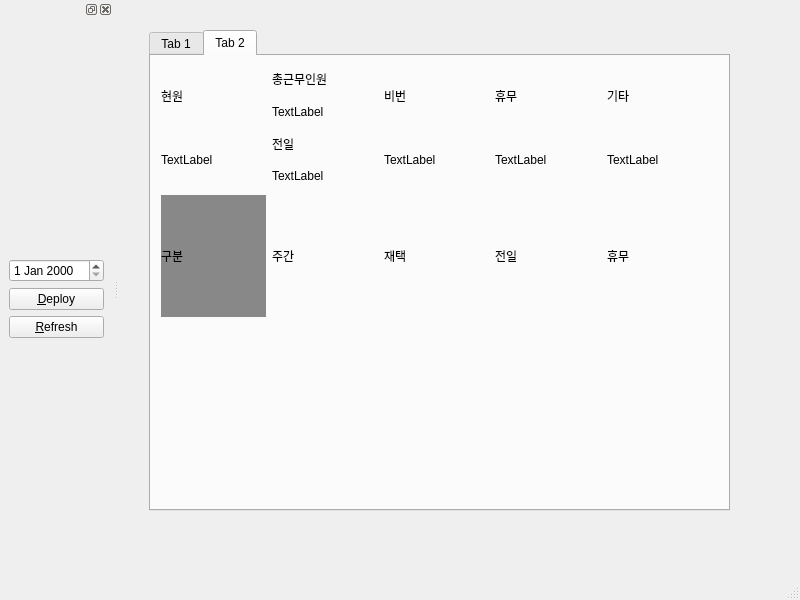
<?xml version="1.0" encoding="UTF-8"?>
<ui version="4.0">
 <class>MainWindow</class>
 <widget class="QMainWindow" name="MainWindow">
  <property name="geometry">
   <rect>
    <x>0</x>
    <y>0</y>
    <width>800</width>
    <height>600</height>
   </rect>
  </property>
  <property name="windowTitle">
   <string>MainWindow</string>
  </property>
  <widget class="QWidget" name="centralwidget">
   <widget class="QTabWidget" name="tabWidget">
    <property name="geometry">
     <rect>
      <x>30</x>
      <y>30</y>
      <width>581</width>
      <height>481</height>
     </rect>
    </property>
    <property name="currentIndex">
     <number>1</number>
    </property>
    <widget class="QWidget" name="month_tab">
     <attribute name="title">
      <string>Tab 1</string>
     </attribute>
     <widget class="QWidget" name="verticalLayoutWidget">
      <property name="geometry">
       <rect>
        <x>10</x>
        <y>10</y>
        <width>160</width>
        <height>118</height>
       </rect>
      </property>
      <layout class="QVBoxLayout" name="monthVerticalLayout">
       <item>
        <widget class="QTableView" name="tableView">
         <property name="sizePolicy">
          <sizepolicy hsizetype="Expanding" vsizetype="Expanding">
           <horstretch>0</horstretch>
           <verstretch>0</verstretch>
          </sizepolicy>
         </property>
        </widget>
       </item>
       <item>
        <widget class="QPushButton" name="savePushButton">
         <property name="text">
          <string>&amp;Save</string>
         </property>
        </widget>
       </item>
      </layout>
     </widget>
    </widget>
    <widget class="QWidget" name="daily_tab">
     <attribute name="title">
      <string>Tab 2</string>
     </attribute>
     <widget class="QWidget" name="verticalLayoutWidget_2">
      <property name="geometry">
       <rect>
        <x>10</x>
        <y>10</y>
        <width>551</width>
        <height>251</height>
       </rect>
      </property>
      <layout class="QVBoxLayout" name="todayVerticalLayout">
       <item>
        <layout class="QHBoxLayout" name="horizontalLayout">
         <item>
          <layout class="QVBoxLayout" name="verticalLayout_4">
           <item>
            <widget class="QLabel" name="label_2">
             <property name="text">
              <string>현원</string>
             </property>
            </widget>
           </item>
           <item>
            <widget class="QLabel" name="lbFix">
             <property name="text">
              <string>TextLabel</string>
             </property>
            </widget>
           </item>
          </layout>
         </item>
         <item>
          <layout class="QVBoxLayout" name="verticalLayout_6">
           <item>
            <widget class="QLabel" name="label_5">
             <property name="text">
              <string>총근무인원</string>
             </property>
            </widget>
           </item>
           <item>
            <widget class="QLabel" name="lbCurrent">
             <property name="text">
              <string>TextLabel</string>
             </property>
            </widget>
           </item>
           <item>
            <widget class="QLabel" name="label_7">
             <property name="text">
              <string>전일</string>
             </property>
            </widget>
           </item>
           <item>
            <widget class="QLabel" name="lbAll">
             <property name="text">
              <string>TextLabel</string>
             </property>
            </widget>
           </item>
          </layout>
         </item>
         <item>
          <layout class="QVBoxLayout" name="verticalLayout_7">
           <item>
            <widget class="QLabel" name="label_9">
             <property name="text">
              <string>비번</string>
             </property>
            </widget>
           </item>
           <item>
            <widget class="QLabel" name="lbOff">
             <property name="text">
              <string>TextLabel</string>
             </property>
            </widget>
           </item>
          </layout>
         </item>
         <item>
          <layout class="QVBoxLayout" name="verticalLayout_9">
           <item>
            <widget class="QLabel" name="label_11">
             <property name="text">
              <string>휴무</string>
             </property>
            </widget>
           </item>
           <item>
            <widget class="QLabel" name="lbVacation">
             <property name="text">
              <string>TextLabel</string>
             </property>
            </widget>
           </item>
          </layout>
         </item>
         <item>
          <layout class="QVBoxLayout" name="verticalLayout_5">
           <item>
            <widget class="QLabel" name="label_4">
             <property name="text">
              <string>기타</string>
             </property>
            </widget>
           </item>
           <item>
            <widget class="QLabel" name="label_3">
             <property name="text">
              <string>TextLabel</string>
             </property>
            </widget>
           </item>
          </layout>
         </item>
        </layout>
       </item>
       <item>
        <layout class="QHBoxLayout" name="horizontalLayout_2">
         <item>
          <layout class="QVBoxLayout" name="partVerticalLayout">
           <item>
            <widget class="QLabel" name="label_13">
             <property name="styleSheet">
              <string notr="true">background-color: rgb(136, 136, 136);</string>
             </property>
             <property name="text">
              <string>구분</string>
             </property>
            </widget>
           </item>
          </layout>
         </item>
         <item>
          <layout class="QVBoxLayout" name="normalVerticalLayout">
           <item>
            <widget class="QLabel" name="label_17">
             <property name="text">
              <string>주간</string>
             </property>
            </widget>
           </item>
          </layout>
         </item>
         <item>
          <layout class="QVBoxLayout" name="homeVerticalLayout">
           <item>
            <widget class="QLabel" name="label_14">
             <property name="text">
              <string>재택</string>
             </property>
            </widget>
           </item>
          </layout>
         </item>
         <item>
          <layout class="QVBoxLayout" name="allVerticalLayout">
           <item>
            <widget class="QLabel" name="label_15">
             <property name="text">
              <string>전일</string>
             </property>
            </widget>
           </item>
          </layout>
         </item>
         <item>
          <layout class="QVBoxLayout" name="offVerticalLayout">
           <item>
            <widget class="QLabel" name="label_16">
             <property name="text">
              <string>휴무</string>
             </property>
            </widget>
           </item>
          </layout>
         </item>
        </layout>
       </item>
      </layout>
     </widget>
    </widget>
   </widget>
  </widget>
  <widget class="QMenuBar" name="menubar">
   <property name="geometry">
    <rect>
     <x>0</x>
     <y>0</y>
     <width>800</width>
     <height>25</height>
    </rect>
   </property>
  </widget>
  <widget class="QStatusBar" name="statusbar"/>
  <widget class="QDockWidget" name="dockWidget">
   <attribute name="dockWidgetArea">
    <number>1</number>
   </attribute>
   <widget class="QWidget" name="dockWidgetContents">
    <layout class="QVBoxLayout" name="verticalLayout_2">
     <item>
      <layout class="QVBoxLayout" name="verticalLayout">
       <item>
        <widget class="QDateEdit" name="dateEdit">
         <property name="currentSection">
          <enum>QDateTimeEdit::DaySection</enum>
         </property>
        </widget>
       </item>
       <item>
        <widget class="QPushButton" name="deployPushButton">
         <property name="text">
          <string>&amp;Deploy</string>
         </property>
        </widget>
       </item>
       <item>
        <widget class="QPushButton" name="refreshPushButton">
         <property name="text">
          <string>&amp;Refresh</string>
         </property>
        </widget>
       </item>
      </layout>
     </item>
    </layout>
   </widget>
  </widget>
 </widget>
 <resources/>
 <connections/>
</ui>
